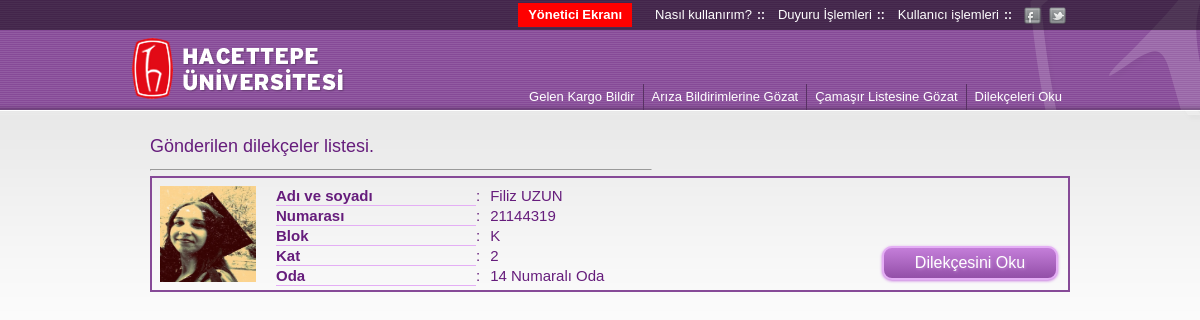
/dilekceoku.php (signed in), run on an earlier commit of the app's database.
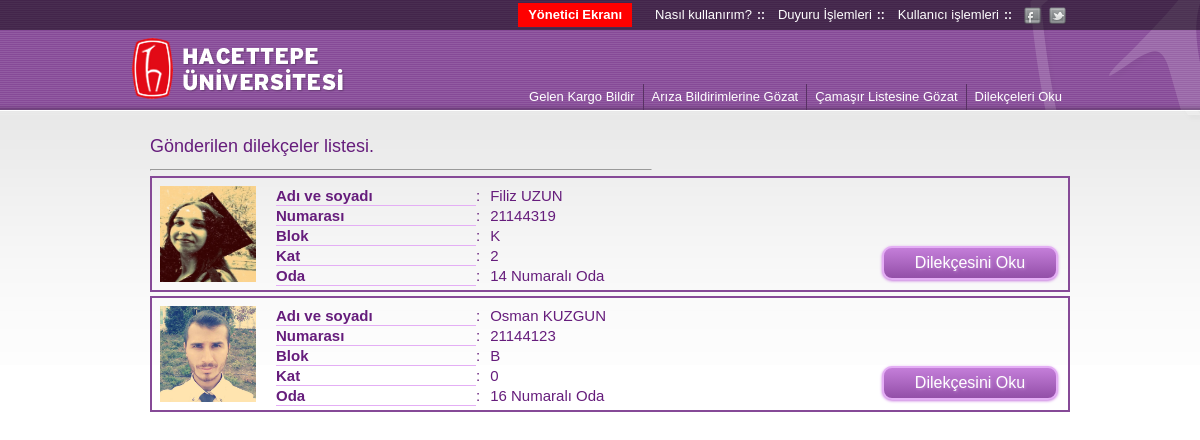
And on a later commit of the database.
### tables this page shows
CREATE TABLE IF NOT EXISTS `users` (
  `adsoyad` varchar(60) NOT NULL,
  `numara` int(8) NOT NULL,
  `sifre` varchar(15) NOT NULL,
  `eposta` varchar(40) NOT NULL,
  `telefon` varchar(15) NOT NULL,
  `blok` varchar(6) NOT NULL,
  `kat` int(1) NOT NULL,
  `oda` int(2) NOT NULL,
  `cinsiyet` varchar(5) NOT NULL,
  `fotograf` varchar(120) NOT NULL,
  `hakkinda` varchar(500) DEFAULT NULL,
  `konum` varchar(8) NOT NULL,
  PRIMARY KEY (`numara`)
);

### dilekceoku.php (the view, shortened to what this page needs)
<?php include 'inc/head.php';?>
<body>
    <?php include 'inc/banner-menu-yonetici.php'; ?>
    <div class="kapsul">
        <h1 class="h1Tag">Gönderilen dilekçeler listesi.</h1>
        <hr class="cetvel" />
        <?php
            $sql = "SELECT * FROM users JOIN dilekceler ON users.numara = dilekceler.dOgrNo WHERE dilekceler.dDurumu = 'YENI'";
            $query = mysql_query($sql);
            if(mysql_num_rows($query) > 0){
                while($row =  mysql_fetch_assoc($query)) {
                    echo "<div class='dilekceKapsul'>
                            <div class='ogrFoto'>
                                <img src='".$row["fotograf"]."' alt='Öğrencinin fotoğrafı'/>
                            </div>
                            <div class='ogrenciBilgileri'>
                                <span class='ogrLbl'>Adı ve soyadı</span><span class='ogrBilgi'>".$row["adsoyad"]."</span><br>
                                <span class='ogrLbl'>Numarası</span><span class='ogrBilgi'>".$row["numara"]."</span><br>
                                <span class='ogrLbl'>Blok</span><span class='ogrBilgi'>".$row["blok"]."</span><br>
                                <span class='ogrLbl'>Kat</span><span class='ogrBilgi'>".$row["kat"]."</span><br>
                                <span class='ogrLbl'>Oda</span><span class='ogrBilgi'>".$row["oda"]." Numaralı Oda</span>
                            </div>
                            <a href='?oku=oku&inc=".$row["INCREMENT"]."'><div class='dilekceOkuBtn button'>Dilekçesini Oku</div></a>
                            <span class='kapatSil'><a href='?silDilekce=sil&inc=".$row["INCREMENT"]."'>X</a></span>
                        </div>";
                }
            }else{
                echo '<h2 class="h2Tag">Cevaplanmamış dilekçe bulunmuyor.</h2>';
            }
        ?>
    </div>
</body>
</html>

What changed in the data, as far as the page shows it:
added users: fotograf (picture), adsoyad "Osman KUZGUN", numara "21144123", blok "B", kat "0", oda "16"
